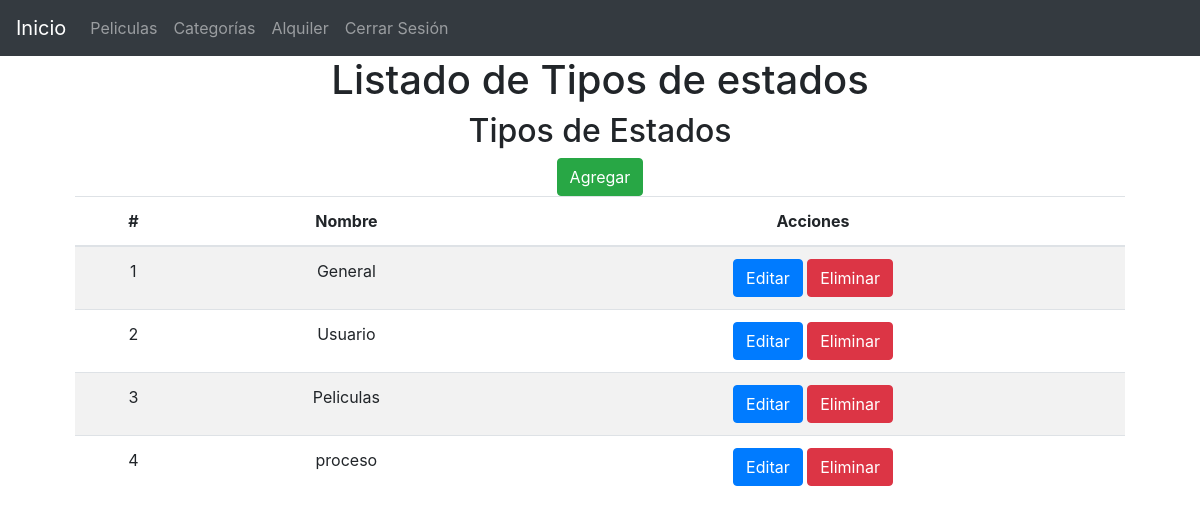
The page /?controller=type_status (signed in) on the database its author committed.
### tables this page shows
CREATE TABLE `type_statuses` (
  `id` int(11) NOT NULL,
  `name` varchar(100) NOT NULL
);

### models/Type_status.php (called while the page is built, shortened)
<?php
class TypeStatus
{
	private $pdo;
	function __construct()
	{
		try {
			$this->pdo =new Database;
		} catch (PDOExeption $e) {
			die($e->getMessage());
		}
	}
	public function getALL()
	{
		try {
			$strSql ="SELECT * FROM type_statuses";
			$query =$this->pdo->select($strSql);
			return $query;
		} catch (PDOException $e) {
			die($e->getMessage());
		}
	}
}

### providers/Database.php (called while the page is built, shortened)
<?php
	class Database extends PDO
	{
		public function select($strSql, $arrayData = array(), $fetchMode = PDO::FETCH_OBJ)
		{
			$query = $this->prepare($strSql);
			if(!$query->execute()) {
				echo "Error, la Consulta no se Realizó";
			} else {
				return $query->fetchAll($fetchMode);
			}
		}
	}

### views/type_status/list.php (the view)
<main class="container">
	<section class="col-md-12 text-center">
		<h1>Listado de Tipos de estados</h1>
		<div>
			<h2>Tipos de Estados</h2>
			<a href="?controller=type_status&method=add" class="btn btn-success">Agregar</a>
		</div>
		<section class="col-md-12 table-responsive">
			<table class="table table-striped table-hover">
			  <thead>
			    <tr>
			      <th>#</th>
			      <th>Nombre</th>
			      <th>Acciones</th>
			    </tr>
			  </thead>
			  <tbody>
			  	<?php foreach ($StatusesSave as $type_status) : ?>
				    <tr>
				      <td><?php echo $type_status->id ?></td>
				      <td><?php echo $type_status->name ?></td>
				      <td>
				  	   <a href="?controller=type_status&method=edit&id=<?php echo $type_status->id ?>" class="btn btn-primary"">Editar</a>
				      	<a href="#" class="btn btn-danger">Eliminar</a>
				      </td>
				    </tr>
				  <?php endforeach ?>
			  </tbody>
			</table>
		</section>
	</section>
</main>

### rows shown on the page
type_statuses: id "1", name "General"
type_statuses: id "2", name "Usuario"
type_statuses: id "3", name "Peliculas"
type_statuses: id "4", name "proceso"
